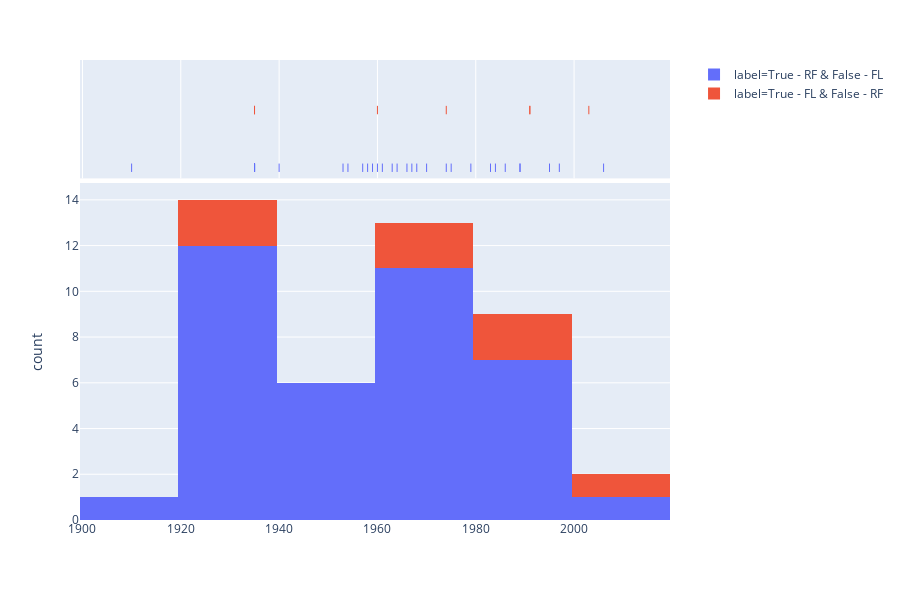

Notebook code cell kept with this figure:
### Markdown cell above
## Comparison of models with respect to year built

### Code cell
fig = px.histogram(df, x="yearBuilt", color="label", marginal="rug", # can be `box`, `violin`
                         hover_data=df.columns)
fig.show()

### Figure 1 — Plotly figure (JSON) as saved in the notebook; plotly's stock layout.template omitted (floating-point values rounded to 4 significant figures; data arrays with more than 128 entries replaced by an {"elided": "..."} marker saying what was removed)
{"data": [{"alignmentgroup": "True", "bingroup": "x", "hoverlabel": {"namelength": 0}, "hovertemplate": "label=True - RF & False - FL<br>yearBuilt=%{x}<br>count=%{y}", "legendgroup": "label=True - RF & False - FL", "marker": {"color": "#636efa"}, "name": "label=True - RF & False - FL", "offsetgroup": "label=True - RF & False - FL", "orientation": "v", "showlegend": true, "type": "histogram", "x": [1970, 1997, 1995, 1935, 1989, 1935, 1989, 1979, 1986, 1910, 1984, 1983, 1963, 1935, 1935, 1974, 1960, 1935, 1935, 1935, 1954, 1961, 1935, 1935, 1940, 1975, 1935, 1935, 1967, 2006, 1935, 1957, 1958, 1964, 1959, 1953, 1966, 1968], "xaxis": "x", "yaxis": "y"}, {"alignmentgroup": "True", "boxpoints": "all", "customdata": {"elided": "38x12 mixed values"}, "fillcolor": "rgba(255,255,255,0)", "hoverlabel": {"namelength": 0}, "hoveron": "points", "hovertemplate": "label=%{customdata[11]}<br>yearBuilt=%{customdata[4]}<br>year=%{customdata[0]}<br>stateCode=%{customdata[1]}<br>structureNumber=%{customdata[2]}<br>countyCode=%{customdata[3]}<br>averageDailyTraffic=%{customdata[5]}<br>deck=%{customdata[6]}<br>yearReconstructed=%{customdata[7]}<br>avgDailyTruckTraffic=%{customdata[8]}<br>material=%{customdata[9]}<br>structureType=%{customdata[10]}", "jitter": 0, "legendgroup": "label=True - RF & False - FL", "line": {"color": "rgba(255,255,255,0)"}, "marker": {"color": "#636efa", "symbol": "line-ns-open"}, "name": "label=True - RF & False - FL", "offsetgroup": "label=True - RF & False - FL", "showlegend": false, "type": "box", "x": [1970, 1997, 1995, 1935, 1989, 1935, 1989, 1979, 1986, 1910, 1984, 1983, 1963, 1935, 1935, 1974, 1960, 1935, 1935, 1935, 1954, 1961, 1935, 1935, 1940, 1975, 1935, 1935, 1967, 2006, 1935, 1957, 1958, 1964, 1959, 1953, 1966, 1968], "xaxis": "x2", "yaxis": "y2"}, {"alignmentgroup": "True", "bingroup": "x", "hoverlabel": {"namelength": 0}, "hovertemplate": "label=True - FL & False - RF<br>yearBuilt=%{x}<br>count=%{y}", "legendgroup": "label=True - FL & False - RF", "marker": {"color": "#EF553B"}, "name": "label=True - FL & False - RF", "offsetgroup": "label=True - FL & False - RF", "orientation": "v", "showlegend": true, "type": "histogram", "x": [1935, 1935, 2003, 1974, 1991, 1991, 1960], "xaxis": "x", "yaxis": "y"}, {"alignmentgroup": "True", "boxpoints": "all", "customdata": [[2018, 31, "C000622910", 11, 1935, 20, 7, 1990, 0, 3, 2, "True - FL & False - RF"], [2018, 31, "C001402720", 27, 1935, 30, 5, 2002, 0, 1, 2, "True - FL & False - RF"], [2018, 31, "C004501305P", 89, 2003, 20, 8, 0, 0, 5, 4, "True - FL & False - RF"], [2018, 31, "C006311110", 125, 1974, 75, 7, 0, 0, 3, 2, "True - FL & False - RF"], [2018, 31, "S030 00591", 105, 1991, 495, 9, 2014, 12, 5, 4, "True - FL & False - RF"], [2018, 31, "S030 00920", 105, 1991, 495, 9, 2014, 12, 2, 1, "True - FL & False - RF"], [2018, 31, "S092 46106", 155, 1960, 7640, 9, 1990, 8, 3, 2, "True - FL & False - RF"]], "fillcolor": "rgba(255,255,255,0)", "hoverlabel": {"namelength": 0}, "hoveron": "points", "hovertemplate": "label=%{customdata[11]}<br>yearBuilt=%{customdata[4]}<br>year=%{customdata[0]}<br>stateCode=%{customdata[1]}<br>structureNumber=%{customdata[2]}<br>countyCode=%{customdata[3]}<br>averageDailyTraffic=%{customdata[5]}<br>deck=%{customdata[6]}<br>yearReconstructed=%{customdata[7]}<br>avgDailyTruckTraffic=%{customdata[8]}<br>material=%{customdata[9]}<br>structureType=%{customdata[10]}", "jitter": 0, "legendgroup": "label=True - FL & False - RF", "line": {"color": "rgba(255,255,255,0)"}, "marker": {"color": "#EF553B", "symbol": "line-ns-open"}, "name": "label=True - FL & False - RF", "offsetgroup": "label=True - FL & False - RF", "showlegend": false, "type": "box", "x": [1935, 1935, 2003, 1974, 1991, 1991, 1960], "xaxis": "x2", "yaxis": "y2"}], "layout": {"barmode": "relative", "height": 600, "legend": {"tracegroupgap": 0}, "margin": {"t": 60}, "xaxis": {"anchor": "y", "domain": [0, 0.98]}, "xaxis2": {"anchor": "y2", "domain": [0, 0.98], "matches": "x", "showgrid": true, "showticklabels": false}, "yaxis": {"anchor": "x", "domain": [0, 0.7326], "title": {"text": "count"}}, "yaxis2": {"anchor": "x2", "domain": [0.7426, 1], "matches": "y2", "showgrid": false, "showticklabels": false}}}
